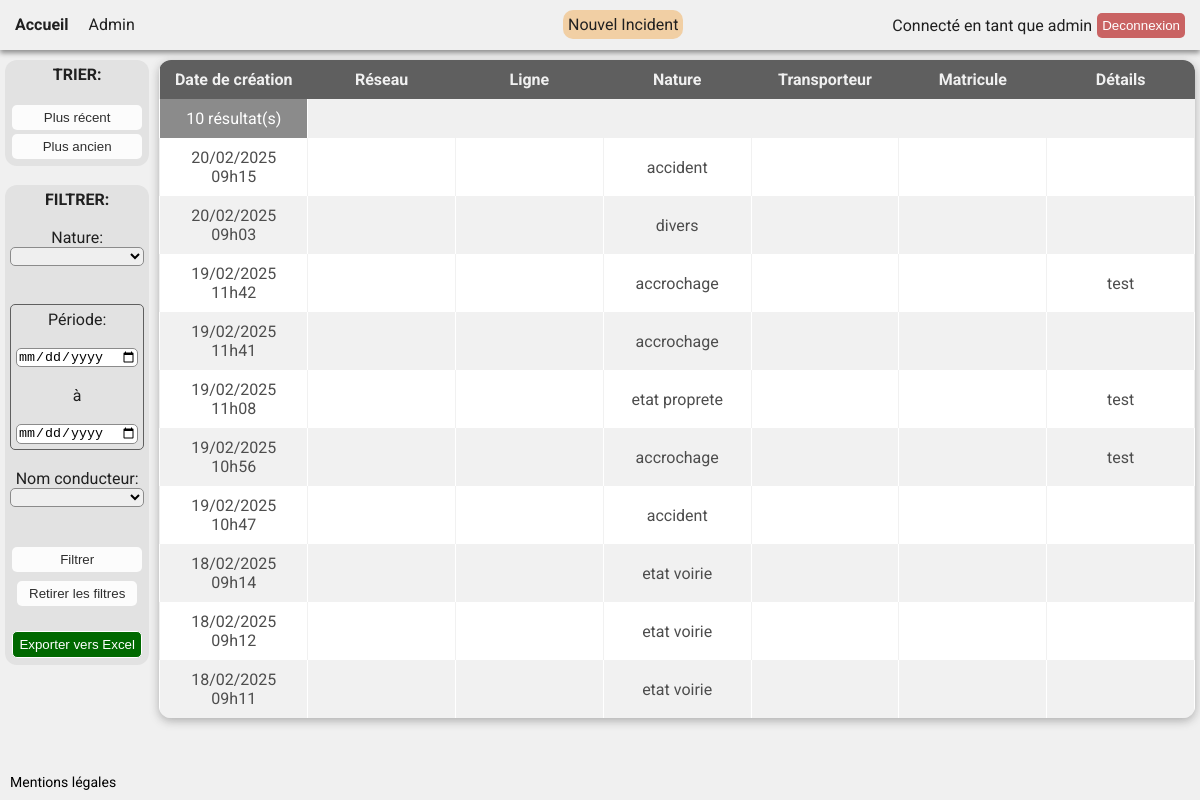
Page /index.php (signed in) on the committed database.
### tables this page shows
CREATE TABLE `ticket` (
  `idticket` int(255) NOT NULL,
  `datecreationticket` datetime NOT NULL,
  `dateEvent` date NOT NULL,
  `heure` time NOT NULL,
  `serviceagent` varchar(255) NOT NULL,
  `reseau` varchar(255) NOT NULL,
  `ligne` varchar(255) NOT NULL,
  `servicevehi` varchar(255) NOT NULL,
  `commune` varchar(255) NOT NULL,
  `sensvehic` varchar(20) NOT NULL,
  `societevehic` varchar(255) NOT NULL,
  `immatriculationvehic` varchar(9) NOT NULL,
  `parc` varchar(255) NOT NULL,
  `nature` varchar(255) NOT NULL,
  `conducteur` varchar(255) NOT NULL,
  `details` varchar(300) NOT NULL,
  `traitement` varchar(300) NOT NULL,
  `diffusion` varchar(3) DEFAULT NULL,
  `userID` varchar(255) NOT NULL,
  `autreparc` varchar(255) NOT NULL,
  `nomAgent` varchar(255) NOT NULL,
  `mail` varchar(300) NOT NULL
);

### tableauticket-function.php (the view, shortened to what this page needs)
<?php
function Tableauticket() {
    require("cnx.php");
    $sql = "SELECT * FROM ticket";
    if (isset($_POST['plusrecent'])) {
        $sql .= " ORDER BY datecreationticket ASC";
        $_SESSION['filtreactif'] .= ($_SESSION['filtreactif'] ? " <br> " : "") . "Trié par date, ordre croissant";
    } elseif (isset($_POST['plusancien'])) {
        $sql .= " ORDER BY datecreationticket DESC";
        $_SESSION['filtreactif'] .= ($_SESSION['filtreactif'] ? " <br> " : "") . "Trié par date, ordre décroissant";
    } else {
        $sql .= " ORDER BY datecreationticket DESC";
    }
    $stmt = $conn->prepare($sql);
    $stmt->execute();
    if ($stmt->rowCount() > 0) {
        $count_row = $stmt->rowCount();
        echo "<div class='table-container'>";
        echo "<table id='table_exportable'>";
        echo "<tr>";
        echo "<th>Date de création</th>";
        echo "<th>Réseau</th>";
        echo "<th>Ligne</th>";
        echo "<th>Nature</th>";
        echo "<th>Transporteur</th>";
        echo "<th>Matricule</th>";
        echo "<th>Détails</th>";
        echo "</tr>";
        echo "<tr class='filtrestable'><td>" . $count_row . " résultat(s)" . "<br>" . $_SESSION['filtreactif'] . "</td></tr>";
        while ($row = $stmt->fetch(PDO::FETCH_ASSOC)) {
            $formatted_date_crea = date("d/m/Y H\hi", strtotime($row['datecreationticket']));
            $matricule = !empty(htmlspecialchars($row['immatriculationvehic'])) ? htmlspecialchars($row['immatriculationvehic']) : (!empty(htmlspecialchars($row['parc'])) ? htmlspecialchars($row['parc']) : htmlspecialchars($row['autreparc']));
            echo "<tr onclick='submitForm(" . $row['idticket'] . ")'>
            <td>" . $formatted_date_crea . "</td>
            <td>" . htmlspecialchars($row["reseau"]) . "</td>
            <td>" . htmlspecialchars($row["ligne"]) . "</td>
            <td>" . htmlspecialchars($row["nature"]) . "</td>
            <td>" . htmlspecialchars($row["societevehic"]) . "</td>
            <td>" . $matricule . "</td>
            <td>" . htmlspecialchars($row["details"]) . "<form method='POST' action='' id='form_" . $row['idticket'] . "'><input type='hidden' name='consulter' value='" . $row['idticket'] ."'></form></td>
          </tr>";
        }
        echo "</table>";
        echo "</div>";
    } else {
        echo "Aucun ticket trouvé.";
    }
}
?>

### index.php (shortened to what this page needs)
<?php
require_once("tableauticket-function.php");
require("cnx.php");
if($role ='o' OR $role =0) {
        $userID = $_SESSION['userID'];
        $getconducteur = "SELECT DISTINCT conducteur FROM ticket INNER JOIN societe on societe.nom = ticket.serviceagent INNER JOIN usersociete on usersociete.societeID = societe.id WHERE usersociete.userID = ?";
        $stmt = $conn->prepare($getconducteur);
        $stmt->BindParam(1, $userID);
        $stmt->execute();
        try {
            $conducteurs = $stmt->fetchAll(PDO::FETCH_ASSOC);
        } catch (PDOException $e) {
            echo "Connection failed: " . $e->getMessage();
            exit;
        }
        $getnaturefilter = "SELECT DISTINCT nature FROM ticket INNER JOIN societe on societe.nom = ticket.serviceagent INNER JOIN usersociete on usersociete.societeID = societe.id WHERE usersociete.userID = ?";
        $stmt = $conn->prepare($getnaturefilter);
        $stmt->BindParam(1, $userID);
        $stmt->execute();
        try {
            $naturefilter = $stmt->fetchAll(PDO::FETCH_ASSOC);
        } catch (PDOException $e) {
            echo "Connection failed: " . $e->getMessage();
            exit;
        }
   }
?>
<!DOCTYPE html>
<html lang="en">
<head>
    <link rel="stylesheet" href="style.css">
    <link rel="stylesheet" href="tableauticket-function.css">
</head>
<body>
    <?php
    require("header-function.php");
        echo "<div class='container'>
        <form method='POST' action='' onsubmit='return validateForm()'>
            <div class='menu-filtre'>
                <div class='trier'>
                    <h4 style='margin:0;'>TRIER:</h4><br>
                    <button name='plusancien' style='border:none; border-radius: 5px; margin:2px' ".(isset($_POST['plusancien']) ? 'disabled' : '').">Plus récent</button>
                    <button name='plusrecent' style='border:none; border-radius: 5px; margin:2px' ".(isset($_POST['plusrecent']) ? 'disabled' : '').">Plus ancien</button>
                </div>
                <br>
                <div class='filtres'>
                    <h4 style='margin:0;'>FILTRER:</h4><br>
                    Nature:
                    <select name='nature' id='nature'>
                        <option value=''></option>";
                    foreach ($naturefilter as $row) {
                        $nature = htmlspecialchars($row['nature']);
                        echo '<option value="'.$nature.'" '.(isset($_POST['nature']) && $_POST['nature'] == $nature ? 'selected' : '').'>'.$nature.'</option>';
                    }
                    echo "</select><br><br>
                    <div class='periode'>
                    Période: <br><br>
                        <input type='date' name='datedebut' id='datedebut' value='".(isset($_POST['datedebut']) ? htmlspecialchars($_POST['datedebut']) : '')."'>
                        <br>
                            à
                        <br><br>
                        <input type='date' name='datefin' id='datefin' value='".(isset($_POST['datefin']) ? htmlspecialchars($_POST['datefin']) : '')."'>
                    </div><br>
                    Nom conducteur:<br>
                    <select name='conducteur' id='conducteur'>
                        <option value=''></option>";
                        foreach ($conducteurs as $row) {
                            if (!empty($row['conducteur'])) {
                                $conducteur = htmlspecialchars($row['conducteur']);
                                echo '<option value="' . $conducteur . '" ' . (isset($_POST['conducteur']) && $_POST['conducteur'] == $conducteur ? 'selected' : '') . '>' . $conducteur . '</option>';
                            }
                        }
                    echo "</select><br><br>
                    <button name='filtrer'>Filtrer</button>
                    </form>
                    <form>
                    <div class='menu-filtre'>
                    <button name='removeperiode'>Retirer les filtres</button>
                    </div>
                    </form>
                    <button id='export_button'>Exporter vers Excel</button>
                </div>
            </div>";
    ?>
    <div class="tablecontainer">
        <?php
        Tableauticket();
        ?>
    </div>
<a href="mentionslegales.php" style="text-decoration: underline; font-size:14px; text-decoration:none; color: black; position:fixed; bottom:10px;left:10px">Mentions légales</a>
</body>
</html>

### header-function.php (shortened to what this page needs)
<head>
    <link rel="stylesheet" href="header.css">
</head>
<header>
    <div class="link">
        <a href="index.php" class="<?php echo (basename($_SERVER['PHP_SELF']) == 'index.php') ? 'active' : ''; ?>">Accueil</a>
        <a style="position:absolute; top: 5px; left:46.5%; border-radius:10px;background:rgb(241, 207, 164)" href="creer-un-ticket.php" class="<?php echo (basename($_SERVER['PHP_SELF']) == 'creer-un-ticket.php') ? 'active' : ''; ?>">Nouvel Incident</a>
        <?php
        if (isset($_SESSION['role']) && $_SESSION['role'] == 2) {
            echo "<a href='admin.php' class='" . (basename($_SERVER['PHP_SELF']) == 'admin.php' ? 'active' : '') . "'>Admin</a>";
        }
        ?>
    </div>
    <div class="deconnexion-container">
        <?php
        if (isset($_SESSION['userID'])) {
            $userID = $_SESSION['userID'];
            echo "<div class='conname'>Connecté en tant que " . $userID . "</div>";
            $buttonname = 'Deconnexion';
        } else {
            $buttonname = 'Connexion';
        }
        ?>
        <form method="POST" action="">
            <button type="submit" name="deconnexion" class="deconn-button"><?php echo $buttonname ?></button>
        </form>
    </div>
</header>
</html>

### style.css (style rules this page uses)
body { margin: 0; padding: 0; color: #202020; font-family: "Roboto", serif; background-color: #F0F0F0; margin-top: 55px; }
.menu-filtre { display: flex; flex-direction: column; padding: 5px; text-align: center; }
.container { display: flex; }
.trier { display: flex; text-align: center; flex-direction: column; justify-content: center; background-color:#e2e2e2; padding: 5px; border-radius: 12px; }
.filtres { display: flex; text-align: center; flex-direction: column; justify-content: center; background-color:#e2e2e2; padding: 5px; border-radius: 12px; }
.periode { display: flex; flex-direction: column; border: 1px solid #5f5f5f; border-radius:5px; justify-content: center; padding: 5px; overflow: auto; }
input, select { border-radius: 5px; border: 1px solid #8b8b8b; }
button { border: none; border-radius: 5px; padding: 5px; }
.filtres button { background-color:rgb(252, 252, 252); color: rgb(46, 46, 46); margin: 2px; transition: 0.1s; }
.trier button { background-color:rgb(252, 252, 252); color: rgb(46, 46, 46); border: none; border-radius: 5px; padding: 5px; margin: 2px; transition: 0.1s; }
#export_button { border: 1px solid white; background-color: #006900; color: rgb(255, 255, 255); border: none; border-radius: 5px; transition: 0.1s; border: 1px solid white; }

### tableauticket-function.css (style rules this page uses)
.table-container { display: flex; flex: 1; border-radius: 12px; overflow: hidden; box-shadow: 0px 3px 10px rgba(109, 109, 109, 0.493); margin: 5px; }
table { border: none; text-align: center; margin: 0; border-collapse: collapse; width: 100%; table-layout: fixed; }
th, td { padding: 10px; border: none; word-wrap: break-word; overflow-wrap: break-word; white-space: normal; }
th { background-color: #5f5f5f; color: #f0f0f0; padding: 10px; }
td { width: 1%; max-width: 100%; }
tr { color: rgb(77, 77, 77); transition: 0.2s; }
.filtrestable td { background-color: rgb(139, 139, 139); color: white; }

### header.css (style rules this page uses)
header { position: fixed; top:0; display: flex; z-index: 9999; height: 50px; margin-bottom: 5px; width: 100%; align-content: center; background-color: #F0F0F0; box-shadow: 0px 3px 5px rgba(63, 63, 63, 0.555); }
.deconnexion-container button { display: block; background-color:rgb(201, 99, 99); padding: 5px; border-radius: 5px; color: white; border: none; }
.deconnexion-container { position: absolute; right: 15px; display: flex; top: 13px; }
.conname { margin: 3px; margin-right: 5px; }
.link { justify-self: start; display: block; display: flex; align-self: start; text-align: center; margin: 5px; }
.link a { background-color: rgba(255, 255, 255, 0); color: rgb(32, 32, 32); text-decoration: none; border-radius: 5px; margin: 5px; padding: 5px; transition: 0.15s; }
.link a.active { font-weight: bold; }

### rows in the picture
ticket: datecreationticket "20/02/2025 09h15", nature "accident"
ticket: datecreationticket "20/02/2025 09h03", nature "divers"
ticket: datecreationticket "19/02/2025 11h42", nature "accrochage", details "test"
ticket: datecreationticket "19/02/2025 11h41", nature "accrochage"
ticket: datecreationticket "19/02/2025 11h08", nature "etat proprete", details "test"
ticket: datecreationticket "19/02/2025 10h56", nature "accrochage", details "test"
ticket: datecreationticket "19/02/2025 10h47", nature "accident"
ticket: datecreationticket "18/02/2025 09h14", nature "etat voirie"
ticket: datecreationticket "18/02/2025 09h12", nature "etat voirie"
ticket: datecreationticket "18/02/2025 09h11", nature "etat voirie"

### other values in the picture
$userID "admin"
$buttonname "Deconnexion"
$count_row "10"
